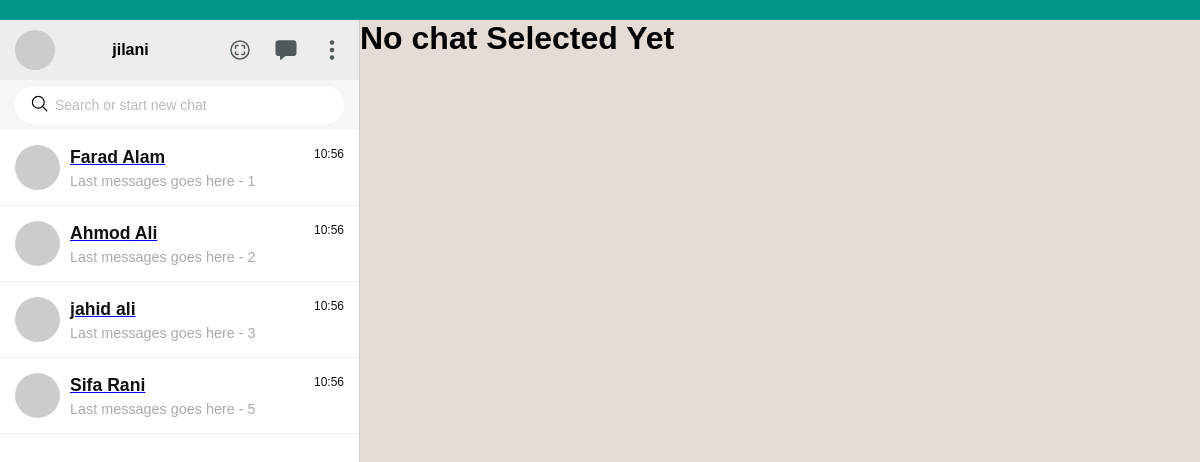
The app's page /chatapps/ (signed in) with its own data.
### CustomUser/models.py (models this page shows, shortened)
class CustomUser(AbstractBaseUser, PermissionsMixin):
    USER_ROLE = [
        ('1', 'Customer'),
        ('2', 'Editor'),
        ('3', 'Vendor'),
    ]
    email = models.EmailField(unique=True)
    first_name = models.CharField(max_length=30)
    last_name = models.CharField(max_length=30)
    channel_name = models.CharField(max_length=100, default=None, null=True, blank=True)
    user_role = models.CharField(choices=USER_ROLE, default=1, max_length=20)
    date_joined = models.DateTimeField(default=timezone.now)
    is_active = models.BooleanField(default=True)
    is_staff = models.BooleanField(default=True)
    objects = CustomUserManager()
    USERNAME_FIELD = 'email'
    REQUIRED_FIELDS = ['first_name', 'last_name']

### ChatApps/views.py (the view)
# urls.py: path("", views.home, name="home"),
def home(request):
    user_list = CustomUser.objects.all().exclude(id=request.user.id)
    context={
        "user_list":user_list,
    }
    return render(request,'chattemp/landing_page.html',context)

### templates/chattemp/landing_page.html
{% extends "chattemp/base.html" %}
{% block body_content %}
{% include 'chattemp/firend_list.html' %}
{% include 'chattemp/no_chat_selected.html' %}
{% endblock body_content %}

### templates/chattemp/firend_list.html (shortened to what this page needs)
<div class="leftSide">
    <div class="header">
        <div class="userimg">
            <img src="https://i.pravatar.cc/150?img={{request.user.id}}" alt="" class="cover">
        </div>
        <div class="listHead">
            <h4>{{request.user.first_name}}</h4>
        </div>
        <ul class="nav_icons">
            <li><ion-icon name="scan-circle-outline"></ion-icon></li>
            <li><ion-icon name="chatbox"></ion-icon></li>
            <li><ion-icon name="ellipsis-vertical"></ion-icon></li>
        </ul>
    </div>
    <div class="search_chat">
        <div>
            <input type="text" placeholder="Search or start new chat">
            <ion-icon name="search-outline"></ion-icon>
        </div>
    </div>
    <div class="chatlist">
        {% for user in user_list %}
            <div class="block">
                <div class="imgBox">
                    <a href="{% url 'single_chat_page' user.id %}">
                        <img src="https://i.pravatar.cc/150?img={{user.id}}" class="cover" alt="">
                    </a>
                </div>
                <div class="details">
                    <div class="listHead">
                        <a href="{% url 'single_chat_page' user.id %}">
                            <h4>{{user.first_name}} {{user.last_name}}</h4>
                        </a>
                        <p class="time">10:56</p>
                    </div>
                    <div class="message_p">
                        <p id="last_messages-{{user.id}}" > Last messages goes here - {{user.id}}</p>
                    </div>
                </div>
            </div>
        {% endfor %}
    </div>
</div>

### static/css/main.css (style rules this page uses)
* { margin: 0; padding: 0; box-sizing: border-box; font-family: Arial, Helvetica, sans-serif; }
body { display: flex; justify-content: center; align-items: center; min-height: 100vh; background: linear-gradient( #009688 0%, #009688 130px, #d9dbd5 130px, #d9dbd5 100% ); }
.container .leftSide { position: relative; flex: 30%; background: #fff; border-right: 1px solid rgba(0, 0, 0, 0.2); }
.header { position: relative; width: 100%; height: 60px; background: #ededed; display: flex; justify-content: space-between; align-items: center; padding: 0 15px; }
.userimg { position: relative; width: 40px; height: 40px; overflow: hidden; border-radius: 50%; cursor: pointer; }
.cover { position: absolute; top: 0; left: 0; width: 100%; height: 100%; object-fit: cover; }
.nav_icons { display: flex; }
.nav_icons li { display: flex; list-style: none; cursor: pointer; color: #51585c; font-size: 1.5em; margin-left: 22px; }
.search_chat { position: relative; width: 100%; height: 50px; background: #f6f6f6; display: flex; justify-content: center; align-items: center; padding: 0 15px; }
.search_chat div { width: 100%; }
.search_chat div input { width: 100%; outline: none; border: none; background: #fff; padding: 6px; height: 38px; border-radius: 30px; font-size: 14px; padding-left: 40px; }
.search_chat div input::placeholder { color: #bbb; }
.search_chat div ion-icon { position: absolute; left: 30px; top: 14px; font-size: 1.2em; }
.chatlist { position: relative; height: calc(100% - 110px); overflow: auto; }
.chatlist .block { position: relative; width: 100%; display: flex; align-items: center; padding: 15px; border-bottom: 1px solid rgba(0, 0, 0, 0.06); cursor: pointer; }
.chatlist .block .imgBox { position: relative; min-width: 45px; height: 45px; overflow: hidden; border-radius: 50%; margin-right: 10px; }
.chatlist .block .details { position: relative; width: 100%; }
.chatlist .block .details .listHead { display: flex; justify-content: space-between; margin-bottom: 5px; }
.chatlist .block .details .listHead h4 { font-size: 1.1em; font-weight: 600; color: #111; }
.chatlist .block .details .listHead .time { font-size: 0.75em; color: #aaa; }
.chatlist .block .details .listHead .time { color: #111; }
.message_p { display: flex; justify-content: space-between; align-items: center; }
.message_p p { color: #aaa; display: -webkit-box; -webkit-line-clamp: 1; font-size: 0.9em; -webkit-box-orient: vertical; overflow: hidden; text-overflow: ellipsis; }

### records on screen
CustomUser: user.first_name "jilani"
CustomUser: first_name "Farad", last_name "Alam", id "1"
CustomUser: first_name "Ahmod", last_name "Ali", id "2"
CustomUser: first_name "jahid", last_name "ali", id "3"
CustomUser: first_name "Sifa", last_name "Rani", id "5"
